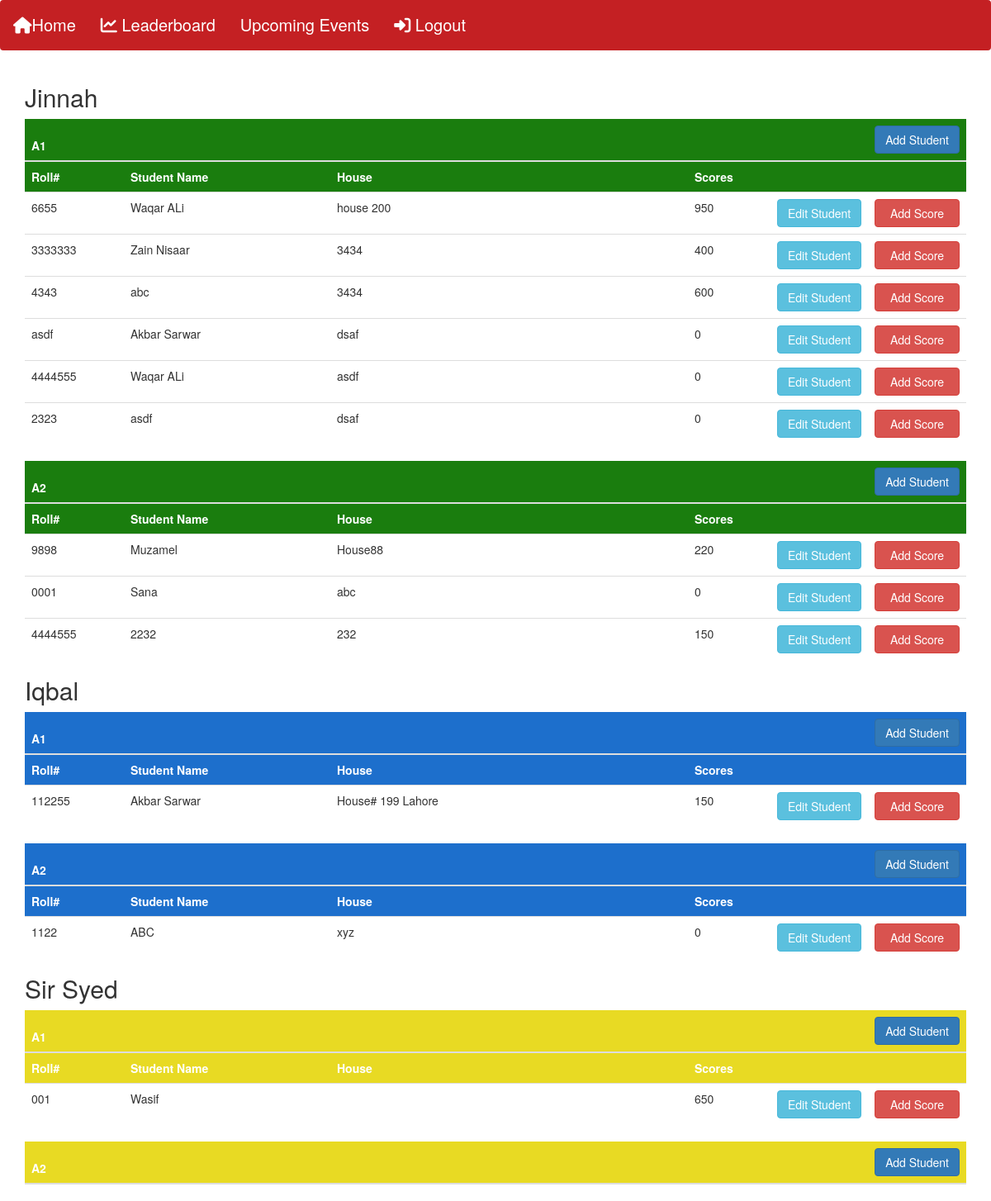
/students.php (signed in), run on the app's committed database.
### tables this page shows
CREATE TABLE `teams` (
  `id` int(10) UNSIGNED NOT NULL,
  `name` varchar(191) NOT NULL,
  `background` varchar(191) DEFAULT '1A7D0E',
  `background_hover` varchar(191) DEFAULT '224FD6',
  `status` tinyint(1) DEFAULT 1
);

CREATE TABLE `class_types` (
  `id` int(10) UNSIGNED NOT NULL,
  `class_type` varchar(191) NOT NULL
);

CREATE TABLE `students` (
  `id` int(10) UNSIGNED NOT NULL,
  `classtype_id` int(10) UNSIGNED NOT NULL,
  `roll_number` varchar(191) NOT NULL,
  `student_name` varchar(191) NOT NULL,
  `house` varchar(191) DEFAULT NULL,
  `team_id` int(10) UNSIGNED NOT NULL
);

### functions.php (called while the page is built, shortened)
<?php
class web {
	public function getClassTypes()
    {
		global $db;
		$result = $db->query("SELECT * FROM class_types");
		if ($result->num_rows > 0) {
			$data = [];
			while($row = $result->fetch_assoc()) {
				$data[] = $row;
			}
			return $data;
		} else {
		  return "0 results";
		}
    }
	public function getTeams()
    {
		global $db;
		$result = $db->query("SELECT * FROM teams");
		if ($result->num_rows > 0) {
			$data = [];
			while($row = $result->fetch_assoc()) {
				$data[] = $row;
			}
			return $data;
		} else {
		  return "0 results";
		}
    }
	public function getStudentsByTeamIdAndClassTypeId($team_id,$classtype_id)
    {
		global $db;
		$result = $db->query("SELECT * FROM students WHERE team_id = ".$team_id." AND classtype_id = ".$classtype_id."");
		if ($result->num_rows > 0) {
			$data = [];
			while($row = $result->fetch_assoc()) {
				$data[] = $row;
			}
			return $data;
		} else {
		  return 0;
		}
    }
	public function totalScoreByStudent($id)
    {
		global $db;
		$result = $db->query("SELECT * FROM student_scores WHERE student_id = ".$id."");
		if ($result->num_rows > 0) {
			$qty= 0;
			while($row = $result->fetch_assoc()) {
				$qty += $row['score'];
			}
			return $qty;
		} else {
		  return 0;
		}
    }
}
?>

### students.php (the view, shortened to what this page needs)
<?php
	include("config.php");
	include("functions.php");
	$obj_web = new web;
	if(!isset($getTeamID) || $getTeam == 0){
		$teams = $obj_web->getTeams();
	} else {
		$teams = $obj_web->getTeamsById($getTeam['id']);
	}
?>
<!doctype html>
<html>
<head>
	<link rel="stylesheet" href="https://maxcdn.bootstrapcdn.com/bootstrap/3.3.7/css/bootstrap.css">
</head>
<body>
	<div class="navbar">
		<a href="index.php"><i class="fas fa-home"></i>Home</a>
		<a href="leaderboard.php"><i class="fas fa-chart-line"></i> Leaderboard </a>
		<a href="calendar.html">Upcoming Events</a>
		<a href="logout.php"><i class="fas fa-sign-in-alt"></i> Logout</a>
	</div>
	<div class="container">
		<?php
		foreach ($teams as $key => $team) {
			?>
			<h2><?=$team['name']?></h2>
			<?php
			foreach ($obj_web->getClassTypes() as $key => $type) {
				?>
				<table class="table">
					<thead>
						<tr class="bg-primary" style="background: #<?=$team['background']?>">
							<th colspan="5"><?=$type['class_type']?></th>
							<th width="100">
								<a class="btn btn-primary btn-block" href="addstudent.php?team=<?=$team['id']?>">Add Student</a>
							</th>
						</tr>
					</thead>
					<tbody>
						<?php
						if($obj_web->getStudentsByTeamIdAndClassTypeId($team['id'],$type['id'])){
							?>
							<tr class="bg-primary" style="background: #<?=$team['background']?>">
								<th>Roll#</th>
								<th>Student Name</th>
								<th>House</th>
								<th>Scores</th>
								<th>&nbsp;</th>
								<th>&nbsp;</th>
							</tr>
							<?php
							foreach ($obj_web->getStudentsByTeamIdAndClassTypeId($team['id'],$type['id']) as $key => $student) {
							?>
							<tr>
								<td width="120"><?=$student['roll_number']?></td>
								<td width="250"><?=$student['student_name']?></td>
								<td><?=$student['house']?></td>
								<td width="100">
									<?=$obj_web->totalScoreByStudent($student['id'])?>
								</td>
								<td width="100">
									<a class="btn btn-info btn-block" href="editstudent.php?team=<?=$team['id']?>&student=<?=$student['id']?>">Edit Student</a>
								</td>
								<td>
									<a class="btn btn-danger btn-block" href="addstudentscore.php?team=<?=$team['id']?>&student=<?=$student['id']?>">Add Score</a>
								</td>
							</tr>
							<?php
							}
						}
						?>
					</tbody>
				</table>
				<?php
			}
		}
		?>
	</div>
</body>
</html>

### students.php (style rules this page uses)
.navbar { width:100%; background-color:#C42023; overflow:auto; }
.navbar a { float:left; text-align:center; padding:15px; color:white; text-decoration:none; font-size:20px; }

### data on the page
teams: name "Jinnah"
class_types: class_type "A1"
students: roll_number "6655", student_name "Waqar ALi", house "house 200", totalScoreByStudent "950"
students: roll_number "3333333", student_name "Zain Nisaar", house "3434", totalScoreByStudent "400"
students: roll_number "4343", student_name "abc", house "3434", totalScoreByStudent "600"
students: roll_number "asdf", student_name "Akbar Sarwar", house "dsaf", totalScoreByStudent "0"
students: roll_number "4444555", student_name "Waqar ALi", house "asdf", totalScoreByStudent "0"
students: roll_number "2323", student_name "asdf", house "dsaf", totalScoreByStudent "0"
class_types: class_type "A2"
students: roll_number "9898", student_name "Muzamel", house "House88", totalScoreByStudent "220"
students: roll_number "0001", student_name "Sana", house "abc", totalScoreByStudent "0"
students: roll_number "4444555", student_name "2232", house "232", totalScoreByStudent "150"
teams: name "Iqbal"
students: roll_number "112255", student_name "Akbar Sarwar", house "House# 199 Lahore", totalScoreByStudent "150"
students: roll_number "1122", student_name "ABC", house "xyz", totalScoreByStudent "0"
teams: name "Sir Syed"
students: roll_number "001", student_name "Wasif", totalScoreByStudent "650"
